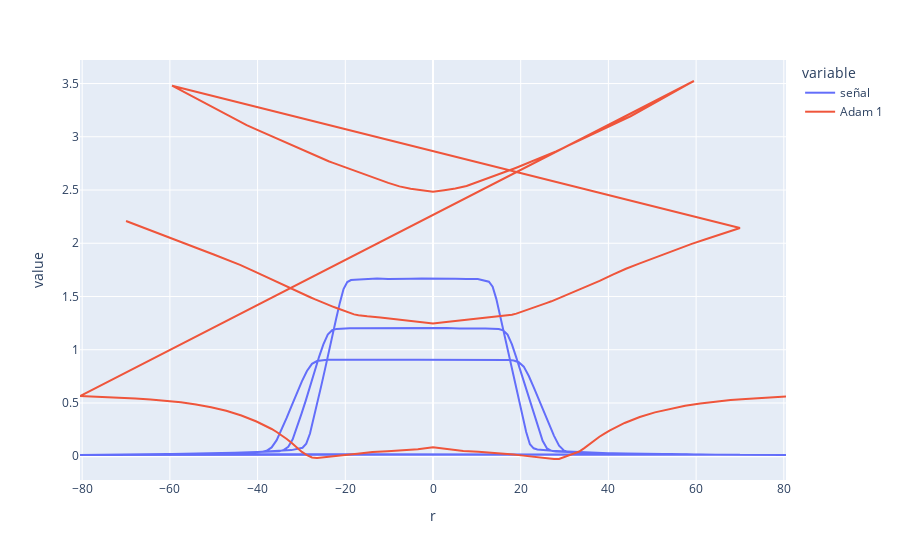

Notebook source saved alongside this figure:
### Code cell
from keras.models import load_model
from sklearn.preprocessing import MinMaxScaler
MMS = MinMaxScaler()



REPVal = y.copy()
REPVal['Adam 1'] = Model22DenseRMSprop2.predict(MMS.fit_transform(x))



REPVal.plot()

### Figure 1 — Plotly figure (JSON) as saved in the notebook; plotly's stock layout.template omitted (floating-point values rounded to 4 significant figures; data arrays with more than 128 entries replaced by an {"elided": "..."} marker saying what was removed)
{"data": [{"hovertemplate": "variable=señal<br>r=%{x}<br>value=%{y}<extra></extra>", "legendgroup": "señal", "line": {"color": "#636efa", "dash": "solid"}, "mode": "lines", "name": "señal", "orientation": "v", "showlegend": true, "type": "scatter", "x": {"elided": "225 float values"}, "xaxis": "x", "y": {"elided": "225 float values"}, "yaxis": "y"}, {"hovertemplate": "variable=Adam 1<br>r=%{x}<br>value=%{y}<extra></extra>", "legendgroup": "Adam 1", "line": {"color": "#EF553B", "dash": "solid"}, "mode": "lines", "name": "Adam 1", "orientation": "v", "showlegend": true, "type": "scatter", "x": {"elided": "225 float values"}, "xaxis": "x", "y": {"elided": "225 float values"}, "yaxis": "y"}], "layout": {"legend": {"title": {"text": "variable"}, "tracegroupgap": 0}, "margin": {"t": 60}, "xaxis": {"anchor": "y", "domain": [0, 1], "title": {"text": "r"}}, "yaxis": {"anchor": "x", "domain": [0, 1], "title": {"text": "value"}}}}
